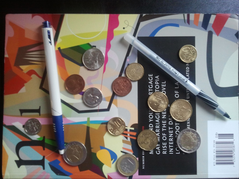
%> input picture ps1/input/ps1-input2.png, 239 x 179 px, shrunk from 683 x 512 before the run
$ octave ps1_6.m   (GNU Octave 9; MATLAB toolbox functions it lacks are replaced by stand-ins)
%> lines starting %> are read from the running program, lines starting %| are printed output that depends on the picture; in (x1, y1, x2, y2) boxes, pixels count from 0 and x2, y2 are one past the last pixel; in counts of white or black regions, pixels touching at a corner belong together; the program's own positions count from 1
### ps1/hough_lines_acc.m
function [H, theta, rho] = hough_lines_acc(BW, varargin)
    % Compute Hough accumulator array for finding lines.
    %
    % BW: Binary (black and white) image containing edge pixels
    % RhoResolution (optional): Difference between successive rho values, in pixels
    % Theta (optional): Vector of theta values to use, in degrees
    %
    % Please see the Matlab documentation for hough():
    % http://www.mathworks.com/help/images/ref/hough.html
    % Your code should imitate the Matlab implementation.
    %
    % Pay close attention to the coordinate system specified in the assignment.
    % Note: Rows of H should correspond to values of rho, columns those of theta.

    %% Parse input arguments
    p = inputParser;
    p.addParameter('RhoResolution', 1);
    p.addParameter('Theta', linspace(-90, 89, 180));
    p.parse(varargin{:});

    rhoStep = p.Results.RhoResolution;
    theta = p.Results.Theta;

    %% TODO: Your code here
    D = sqrt((size(BW,1) - 1)^2 + (size(BW,2) - 1)^2);
    nrho = 2*(ceil(D/rhoStep)) + 1;
    ntheta = length(theta);

    H = zeros(nrho,ntheta);
    diagonal = rhoStep*ceil(D/rhoStep);
    rho = -diagonal:rhoStep:diagonal;

    [r c] = find(BW > 0);

    for i = 1:size(r,1);
      for k = 1:ntheta
        a = theta(k);
        d = int32((c(i)*cos(a*pi/180) + r(i)*sin(a*pi/180) + diagonal)/rhoStep);
        H(d,a + 91) = H(d,a + 91) + 1;
      endfor
    endfor

endfunction

### ps1/hough_peaks.m
function peaks = hough_peaks(H, varargin)
    % Find peaks in a Hough accumulator array.
    %
    % Threshold (optional): Threshold at which values of H are considered to be peaks
    % NHoodSize (optional): Size of the suppression neighborhood, [M N]
    %
    % Please see the Matlab documentation for houghpeaks():
    % http://www.mathworks.com/help/images/ref/houghpeaks.html
    % Your code should imitate the matlab implementation.

    %% Parse input arguments
    p = inputParser;
    p.addOptional('numpeaks', 1, @isnumeric);
    p.addParamValue('Threshold', 0.5 * max(H(:)));
    p.addParamValue('NHoodSize', floor(size(H) / 100.0) * 2 + 1);  % odd values >= size(H)/50
    p.parse(varargin{:});

    numpeaks = p.Results.numpeaks;
    threshold = p.Results.Threshold;
    nHoodSize = p.Results.NHoodSize;

    % TODO: Your code here
    halfWinWidth = int32((nHoodSize(1) - 1)/2);
    dummyH = zeros(size(H,1) + 2*halfWinWidth, size(H,2) + 2*halfWinWidth);
    dummyH(halfWinWidth + 1 : size(dummyH,1) - halfWinWidth, halfWinWidth + 1 : size(dummyH,2) - halfWinWidth) = H;
    minIdx = 1;
    peaksCell = {};

    for i = halfWinWidth + 1 : size(dummyH,1) - halfWinWidth
      for j = halfWinWidth + 1 : size(dummyH,2) - halfWinWidth
        patch = dummyH(i-halfWinWidth:i+halfWinWidth,j-halfWinWidth:j+halfWinWidth);
        maxVal = max(patch(:));

        if (maxVal < threshold)
          continue
        endif

        %maintain the peaks list
        if (dummyH(i,j) == maxVal)
          if (size(peaksCell,1) == 0)
            peaksCell(1, 1) = [i j];
            minIdx = 1;
          else if (size(peaksCell,1) > 0 && size(peaksCell,1)  < numpeaks)
            peaksCell(size(peaksCell,1) + 1, 1) = [i j];
            if (dummyH(i,j) < dummyH(peaksCell{minIdx, 1}(1), peaksCell{minIdx, 1}(2)))
              minIdx = size(peaksCell,1);
            endif
          else
            if (dummyH(i,j) > dummyH(peaksCell{minIdx,1}(1), peaksCell{minIdx,1}(2)))
              peaksCell(minIdx,1) = [i j];
              minInPeaks = 10000000;
              for k = 1:size(peaksCell,1)
                if (minInPeaks > dummyH(peaksCell{k,1}(1), peaksCell{k,1}(2)))
                  minInPeaks = dummyH(peaksCell{k,1}(1), peaksCell{k,1}(2));
                  minIdx = k;
                endif
              endfor
            endif
          endif

        endif
        endif
      endfor
    endfor

    for k = 1:size(peaksCell,1)
      peaksCell{k,1} = peaksCell{k,1} - halfWinWidth;
    endfor

    peaks = cell2mat(peaksCell);

endfunction

### ps1/hough_lines_draw.m
function hough_lines_draw(img, outfile, peaks, rho, theta)
    % Draw lines found in an image using Hough transform.
    %
    % img: Image on top of which to draw lines
    % outfile: Output image filename to save plot as
    % peaks: Qx2 matrix containing row, column indices of the Q peaks found in accumulator
    % rho: Vector of rho values, in pixels
    % theta: Vector of theta values, in degrees

    % TODO: Your code here
    hold ("on");
    imshow(img);
    for i = 1:size(peaks, 1)
      d = rho(round(peaks(i,1)));
      a = theta(round(peaks(i,2)))*(pi/180);
      if(sin(a) == 0)
        x0 = d;
        y0 = 0;

        x1 = d;
        y1 = size(img,1);
      else
        x0 = 0;
        y0 = d/sin(a);

        x1 = size(img,2);
        y1 = (d - size(img,2)*cos(a))/sin(a);
      endif
      plot([x0 + 1 x1 + 1],[y0 - 1 y1 - 1],"g");
    endfor
    saveas(3, fullfile('output', outfile), "png");

endfunction

### ps1/ps1_6.m
% ps1
pkg load image;  % Octave only

%% 1-a
img = imread(fullfile('input', 'ps1-input2.png'));  % already grayscale
%> img is the input picture: size 179x239x3 uint8; mean R, G, B 118.4, 110.5, 105.7
%imshow(img);
img = rgb2gray(img);
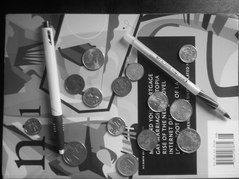
%> img: size 179x239 uint8; min 4, max 255, mean 112.3
%imshow(img);
%figure;
h = fspecial('gaussian', 29, 7);
filteredImg = imfilter(img, h, 'symmetric');
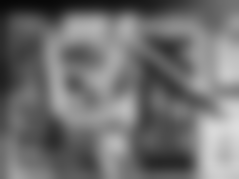
%> filteredImg: size 179x239 uint8; min 7, max 221, mean 112.3
%imshow(filteredImg);

img_edges = edge(img, 'Canny');
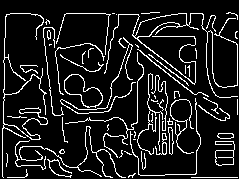
%> img_edges: size 179x239 logical; 11.6% white in thin lines or dots
img_edges_filtered = edge(filteredImg, 'Canny', [0.6 0.7]);
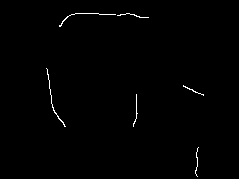
%> img_edges_filtered: size 179x239 logical; 0.64% white in thin lines or dots, all inside (x1, y1, x2, y2) = (46, 13, 204, 177)
%imshow(img_edges);
imshow(img_edges_filtered);
figure;

[H, theta, rho] = hough_lines_acc(img_edges_filtered, 'RhoResolution', 2);
%> in hough_lines_acc, `[r c] = find(BW > 0);`: r = 273 values from 14 to 177; c = 273 values from 47 to 204
%> after the loop in hough_lines_acc, `for i = 1:size(r,1);`:
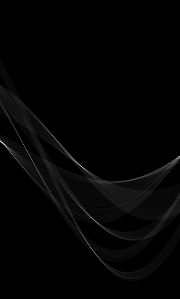
%> H: size 299x180 double; min 0, max 60, mean 0.9; drawn with min black and max white
%> theta = 180 values from -90 to 89; rho = 299 values from -298 to 298
Himg = mat2gray(H);
imshow(Himg, [0,1]);
%imwrite(Himg, fullfile('output', 'ps1-6-test.png'));

peaks = hough_peaks(H, 4, 'NHoodSize', 8, 'Threshold', 0.6 * max(H(:)));  % defined in hough_peaks.m
%> in hough_peaks, `dummyH(halfWinWidth + 1 : size(dummyH,1) - halfWinWidth, halfWinWidth ..`:
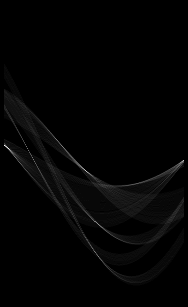
%> dummyH: size 307x188 double; min 0, max 60, mean 0.9; drawn with min black and max white
%> after the loop in hough_peaks, `for i = halfWinWidth + 1 : size(dummyH,1) - halfWinWidth`: minIdx = 2; peaksCell = {[146 5], [161 184], [171 86]}
%> the loop in hough_peaks, `for k = 1:size(peaksCell,1)` made 3 passes
%> after the loop in hough_peaks, `for k = 1:size(peaksCell,1)`: peaksCell = {[142 1], [157 180], [167 82]}
%> in hough_peaks, `peaks = cell2mat(peaksCell);`: peaks = [142 1; 157 180; 167 82]
%> peaks = [142 1; 157 180; 167 82]
%for i = 1:size(peaks,1)
%  rectangle("Position", [round(peaks(i,2) - 5) round(peaks(i,1) - 5) 10 10], "EdgeColor", 'green');
%endfor
%saveas(2, fullfile('output', 'ps1-4-c-1.png'), "png");
figure;
hough_lines_draw(img, "ps1-6-c-1.png", peaks, rho, theta);
%> the loop in hough_lines_draw, `for i = 1:size(peaks, 1)` made 3 passes
%> (d, a, y0, y1) on passes 1 to 3: (-16, -1.57, 16, 16), (14, 1.55, 14, 9.83), (34, -0.157, -217.3, 1291.6)
%> after the loop in hough_lines_draw, `for i = 1:size(peaks, 1)`:
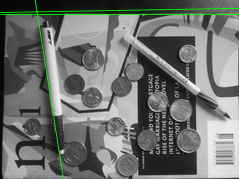
%> figure redrawn from the program's plot data
